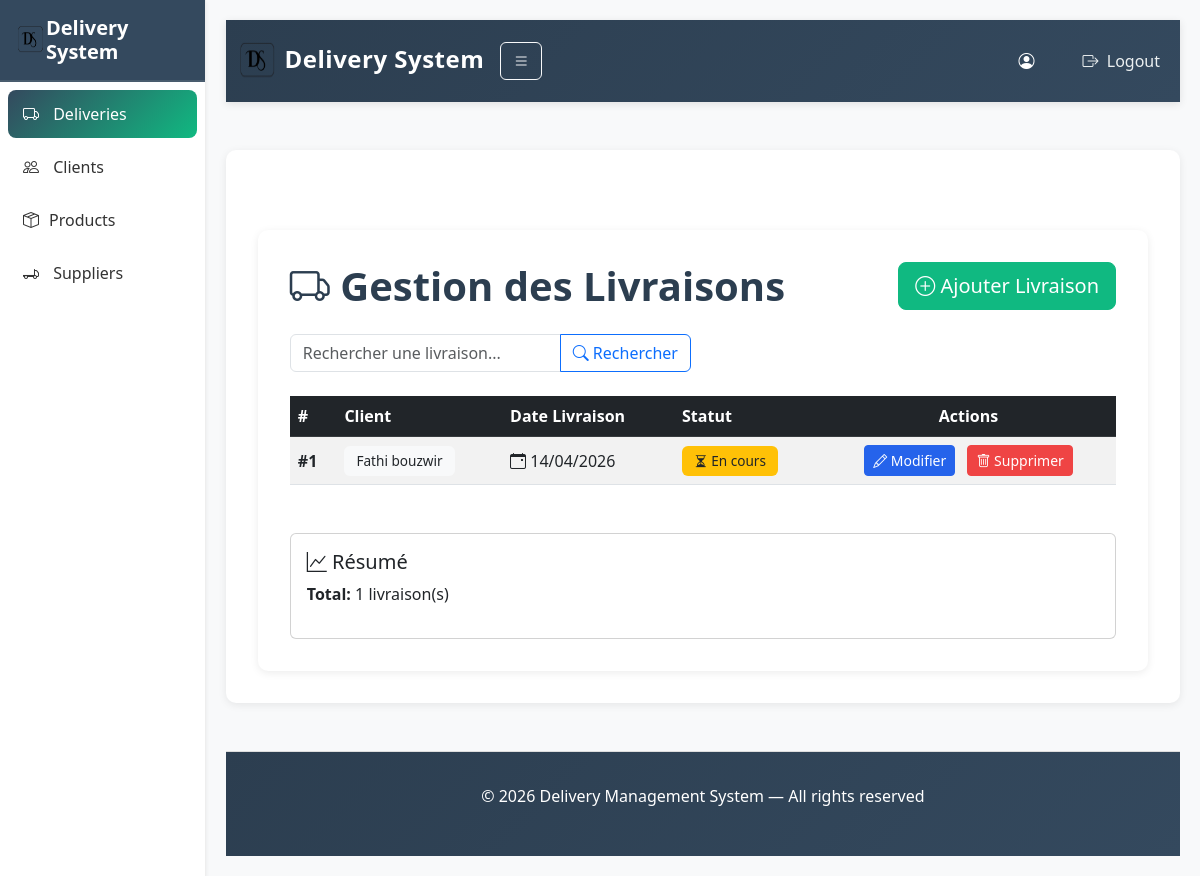
The page /list/ on the database as committed earlier.
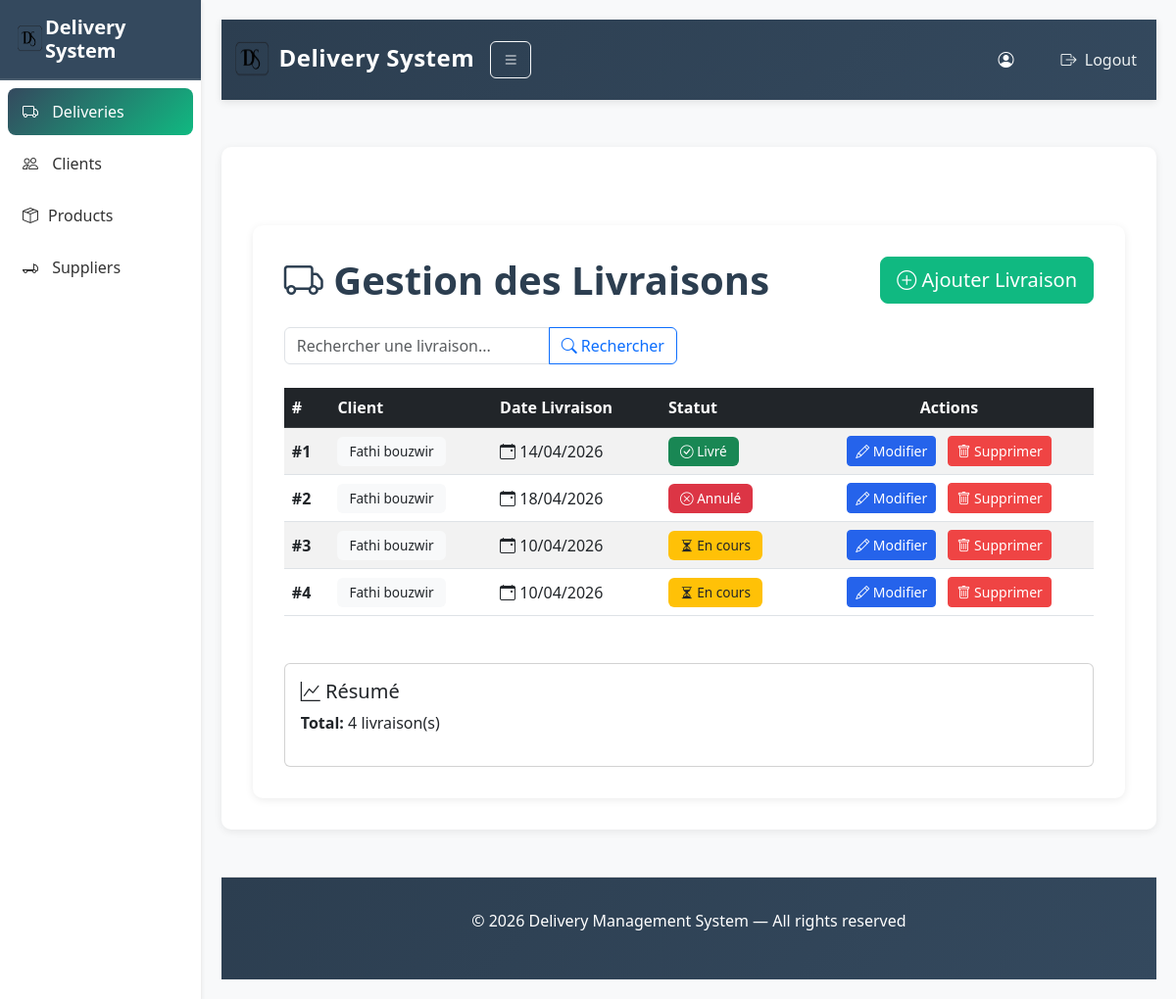
The same page on the database as committed later.
### deliveryproject/models.py (models this page shows, shortened)
class Delivery(models.Model):
    STATUT_CHOICES = [
        ("En cours", "En cours"),
        ("Livré", "Livré"),
        ("Annulé", "Annulé"),
    ]
    client = models.ForeignKey(Client, on_delete=models.CASCADE)
    date_livraison = models.DateField()
    statut = models.CharField(max_length=50, choices=STATUT_CHOICES, default="En cours")

class Client(models.Model):
    nom = models.CharField(max_length=100)
    prenom = models.CharField(max_length=100)
    adresse = models.TextField()
    telephone = models.CharField(max_length=20)
    email = models.EmailField()

### deliveryproject/views.py (the view)
# urls.py: path('list/', views.delivery_list, name='delivery_list'),
def delivery_list(request):
    deliveries = Delivery.objects.all()
    return render(request, 'delivery/list.html', {
        'deliveries': deliveries
    })

### deliveryproject/templates/delivery/list.html (shortened to what this page needs)
{% extends "delivery/base.html" %}
{% block content %}
<div class="container mt-5">
    <div class="d-flex justify-content-between align-items-center mb-4">
        <h1 class="mb-0">
            <i class="bi bi-truck"></i> Gestion des Livraisons
        </h1>
        <a href="{% url 'delivery_add' %}" class="btn btn-success btn-lg">
            <i class="bi bi-plus-circle"></i> Ajouter Livraison
        </a>
    </div>
    <div class="row mb-4">
        <div class="col-md-6">
            <form method="get" class="input-group">
                <input
                    type="text"
                    name="q"
                    class="form-control"
                    placeholder="Rechercher une livraison..."
                    value="{{ request.GET.q }}"
                >
                <button class="btn btn-outline-primary" type="submit">
                    <i class="bi bi-search"></i> Rechercher
                </button>
            </form>
        </div>
    </div>
    {% if deliveries %}
    <div class="table-responsive">
        <table class="table table-hover table-striped align-middle">
            <thead class="table-dark">
                <tr>
                    <th>#</th>
                    <th>Client</th>
                    <th>Date Livraison</th>
                    <th>Statut</th>
                    <th class="text-center">Actions</th>
                </tr>
            </thead>
            <tbody>
                {% for delivery in deliveries %}
                <tr>
                    <td><strong>#{{ delivery.id }}</strong></td>
                    <td>
                        <span class="badge bg-light text-dark">
                            {{ delivery.client.nom }} {{ delivery.client.prenom }}
                        </span>
                    </td>
                    <td>
                        <i class="bi bi-calendar-event"></i>
                        {{ delivery.date_livraison|date:"d/m/Y" }}
                    </td>
                    <td>
                        {% if delivery.statut == "Livré" %}
                            <span class="badge bg-success">
                                <i class="bi bi-check-circle"></i> {{ delivery.statut }}
                            </span>
                        {% elif delivery.statut == "En cours" %}
                            <span class="badge bg-warning text-dark">
                                <i class="bi bi-hourglass-split"></i> {{ delivery.statut }}
                            </span>
                        {% elif delivery.statut == "Annulé" %}
                            <span class="badge bg-danger">
                                <i class="bi bi-x-circle"></i> {{ delivery.statut }}
                            </span>
                        {% else %}
                            <span class="badge bg-secondary">
                                {{ delivery.statut }}
                            </span>
                        {% endif %}
                    </td>
                    <td class="text-center">
                        <a href="{% url 'delivery_update' delivery.id %}"
                           class="btn btn-sm btn-primary me-2">
                            <i class="bi bi-pencil"></i> Modifier
                        </a>
                        <a href="{% url 'delivery_delete' delivery.id %}"
                           class="btn btn-sm btn-danger"
                           onclick="return confirm('Êtes-vous sûr ?')">
                            <i class="bi bi-trash"></i> Supprimer
                        </a>
                    </td>
                </tr>
                {% endfor %}
            </tbody>
        </table>
    </div>
    {% endif %}
    {% if deliveries %}
    <div class="row mt-5">
        <div class="col-md-12">
            <div class="card">
                <div class="card-body">
                    <h5>
                        <i class="bi bi-graph-up"></i> Résumé
                    </h5>
                    <p>
                        <strong>Total:</strong> {{ deliveries|length }} livraison(s)
                    </p>
                </div>
            </div>
        </div>
    </div>
    {% endif %}
</div>
{% endblock %}

### deliveryproject/templates/delivery/base.html (shortened to what this page needs)
{% load static %}
<!DOCTYPE html>
<html lang="fr">
<head>
     <link href="https://cdn.jsdelivr.net/npm/bootstrap@5.3.0/dist/css/bootstrap.min.css" rel="stylesheet">
    <link rel="stylesheet" href="{% static 'css/delivery/sheet.css' %}">
      <link rel="stylesheet" href="https://cdn.jsdelivr.net/npm/bootstrap-icons@1.11.3/font/bootstrap-icons.css">
</head>
<body>
<div class="d-flex">
    <div class="sidebar bg-white shadow-sm">
        <div class="sidebar-header p-3">
          <h5 class="mb-0 fw-bold text-white d-flex align-items-center ">
    <img src="{% static 'images/logo.png' %}"
         alt="DS Logo"
         width="30"
         height="30">
    <span class="brand-text">Delivery System</span>
</h5>
        </div>
        <ul class="nav flex-column p-2">
            <li class="nav-item">
                <a class="nav-link active" href="{% url 'delivery_list' %}">
                    <i class="bi bi-truck"></i>  <span>Deliveries</span>
                </a>
            </li>
            <li class="nav-item">
                <a class="nav-link" href="#">
                    <i class="bi bi-people"></i> <span>Clients</span>
                </a>
            </li>
            <li class="nav-item">
                <a class="nav-link" href="#">
                    <i class="bi bi-box-seam"></i><span>Products</span>
                </a>
            </li>
            <li class="nav-item">
                <a class="nav-link" href="#">
                    <i class="bi bi-truck-flatbed"></i> <span>Suppliers</span>
                </a>
            </li>
        </ul>
    </div>
    <div class="main-content flex-grow-1">
<nav class="navbar navbar-expand-lg navbar-dark bg-dark">
    <div class="container-lg">
       <a class="navbar-brand" href="{% url 'delivery_homepage' %}">
    <img src="{% static 'images/logo.png' %}"
         alt="DS Logo"
         width="40"
         height="40"
         class="me-0">
    Delivery System
</a>
        <div class="collapse navbar-collapse">
            <div class="collapse navbar-collapse">
    <button id="toggleSidebar" class="btn btn-outline-light me-3">
        <i class="bi bi-list"></i>
    </button>
    <ul class="navbar-nav ms-auto align-items-center">
        <li class="nav-item d-flex align-items-center text-white me-3">
            <i class="bi bi-person-circle me-2"></i>
        </li>
        <li class="nav-item">
            <a class="nav-link" href="#">
                <i class="bi bi-box-arrow-right me-1"></i> Logout
            </a>
        </li>
    </ul>
</div>
        </div>
    </div>
</nav>
<div class="container mt-5">
    {% block content %}{% endblock %}
</div>
    <footer>
        <p>© 2026 Delivery Management System — All rights reserved</p>
    </footer>
    </div>
</div>
</body>
</html>

### deliveryproject/static/css/delivery/sheet.css (style rules this page uses)
:root { --primary-color: #2563eb; --secondary-color: #2c3e50; --success-color: #10b981; --danger-color: #ef4444; }
* { margin: 0; padding: 0; box-sizing: border-box; }
body { background-color: #f8f9fa; color: #333; font-family: 'Segoe UI', Tahoma, Geneva, Verdana, sans-serif; display: flex; flex-direction: column; min-height: 100vh; }
.navbar { background: linear-gradient(135deg, var(--secondary-color), #34495e); box-shadow: 0 2px 8px rgba(0, 0, 0, 0.1); padding: 1rem 0; }
.navbar-brand { font-weight: 700; font-size: 1.5rem; color: white !important; letter-spacing: 0.5px; }
.navbar-nav .nav-link { color: #ecf0f1 !important; margin-left: 1rem; transition: all 0.3s ease; position: relative; }
.navbar-nav .nav-link::after { content: ''; position: absolute; width: 0; height: 2px; bottom: -5px; left: 0; background-color: #10b981; transition: width 0.3s ease; }
.container { background-color: white; border-radius: 10px; padding: 2rem; box-shadow: 0 2px 8px rgba(0, 0, 0, 0.08); }
footer { background: linear-gradient(135deg, var(--secondary-color), #34495e); color: white; text-align: center; padding: 2rem; margin-top: 3rem; border-top: 1px solid #ddd; }
.btn-primary { background-color: var(--primary-color); border-color: var(--primary-color); transition: all 0.3s ease; }
.btn-success { background-color: var(--success-color); border-color: var(--success-color); transition: all 0.3s ease; }
.btn-danger { background-color: var(--danger-color); border-color: var(--danger-color); transition: all 0.3s ease; }
.table { margin-bottom: 0; }
.table-dark { background-color: var(--secondary-color) !important; }
.badge { padding: 0.5rem 0.75rem; font-size: 0.85rem; font-weight: 500; }
h1, h2, h3 { color: var(--secondary-color); }
h1 { font-weight: 700; margin-bottom: 1.5rem; }
.sidebar { width: 250px; min-height: 100vh; border-right: 1px solid #eee; }
.sidebar .nav-link { color: #333; padding: 12px 15px; border-radius: 8px; margin-bottom: 5px; transition: 0.3s; font-weight: 500; }
.sidebar .nav-link i { margin-right: 10px; }
.sidebar .nav-link.active { background: linear-gradient(135deg, #34495e, #10b981); color: white !important; }
.main-content { padding: 20px; width: 100%; }
.sidebar-header { background-color: #34495e; border-bottom: 2px solid rgba(255, 255, 255, 0.1); }
.sidebar { transition: width 0.3s ease; }

Rows that differ between the two databases and show on the page:
changed Delivery id 1: statut "En cours" → "Livré"
added Delivery: id "2", client.nom "Fathi", client.prenom "bouzwir", date_livraison "18/04/2026", statut "Annulé"
added Delivery: id "3", client.nom "Fathi", client.prenom "bouzwir", date_livraison "10/04/2026", statut "En cours"
added Delivery: id "4", client.nom "Fathi", client.prenom "bouzwir", date_livraison "10/04/2026", statut "En cours"
Other text that changed with them:
{{ deliveries|length }}: "1" → "4"
